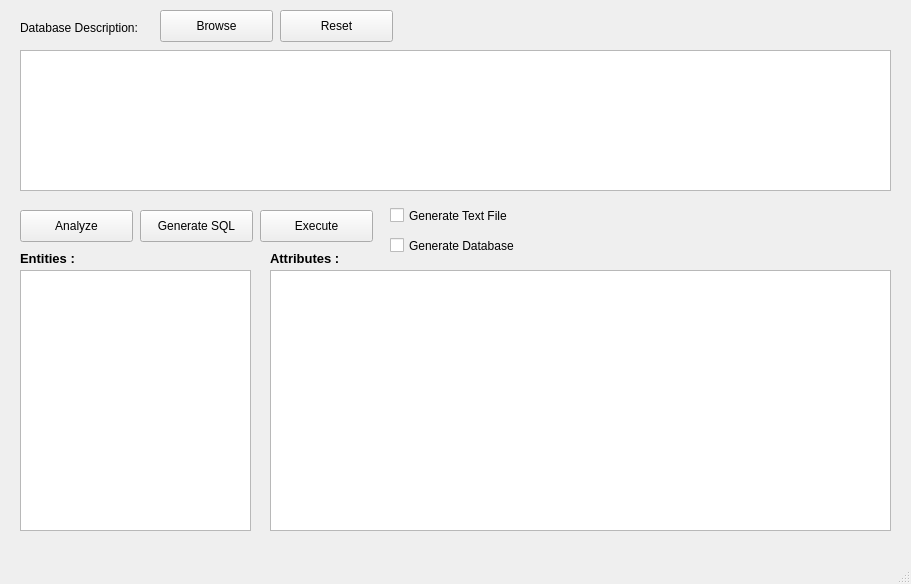
<?xml version="1.0" encoding="UTF-8"?>
<ui version="4.0">
 <class>MainWindow</class>
 <widget class="QMainWindow" name="MainWindow">
  <property name="geometry">
   <rect>
    <x>0</x>
    <y>0</y>
    <width>911</width>
    <height>584</height>
   </rect>
  </property>
  <property name="windowTitle">
   <string>Database Creator</string>
  </property>
  <widget class="QWidget" name="centralwidget">
   <widget class="QLabel" name="label">
    <property name="geometry">
     <rect>
      <x>20</x>
      <y>20</y>
      <width>141</width>
      <height>16</height>
     </rect>
    </property>
    <property name="text">
     <string>Database Description:</string>
    </property>
   </widget>
   <widget class="QPushButton" name="btn_browse">
    <property name="geometry">
     <rect>
      <x>160</x>
      <y>10</y>
      <width>113</width>
      <height>32</height>
     </rect>
    </property>
    <property name="text">
     <string>Browse</string>
    </property>
   </widget>
   <widget class="QTextEdit" name="description">
    <property name="geometry">
     <rect>
      <x>20</x>
      <y>50</y>
      <width>871</width>
      <height>141</height>
     </rect>
    </property>
    <property name="readOnly">
     <bool>true</bool>
    </property>
   </widget>
   <widget class="QLabel" name="label_3">
    <property name="geometry">
     <rect>
      <x>270</x>
      <y>250</y>
      <width>91</width>
      <height>16</height>
     </rect>
    </property>
    <property name="font">
     <font>
      <pointsize>10</pointsize>
      <weight>75</weight>
      <bold>true</bold>
     </font>
    </property>
    <property name="text">
     <string>Attributes :</string>
    </property>
   </widget>
   <widget class="QListWidget" name="entitylist">
    <property name="geometry">
     <rect>
      <x>20</x>
      <y>270</y>
      <width>231</width>
      <height>261</height>
     </rect>
    </property>
   </widget>
   <widget class="QLabel" name="label_2">
    <property name="geometry">
     <rect>
      <x>20</x>
      <y>250</y>
      <width>81</width>
      <height>16</height>
     </rect>
    </property>
    <property name="font">
     <font>
      <pointsize>10</pointsize>
      <weight>75</weight>
      <bold>true</bold>
     </font>
    </property>
    <property name="text">
     <string>Entities :</string>
    </property>
   </widget>
   <widget class="QTableWidget" name="attributetable">
    <property name="geometry">
     <rect>
      <x>270</x>
      <y>270</y>
      <width>621</width>
      <height>261</height>
     </rect>
    </property>
   </widget>
   <widget class="QPushButton" name="btn_analyze">
    <property name="geometry">
     <rect>
      <x>20</x>
      <y>210</y>
      <width>113</width>
      <height>32</height>
     </rect>
    </property>
    <property name="text">
     <string>Analyze</string>
    </property>
   </widget>
   <widget class="QPushButton" name="btn_generate">
    <property name="geometry">
     <rect>
      <x>140</x>
      <y>210</y>
      <width>113</width>
      <height>32</height>
     </rect>
    </property>
    <property name="text">
     <string>Generate SQL</string>
    </property>
   </widget>
   <widget class="QPushButton" name="btn_execute">
    <property name="enabled">
     <bool>true</bool>
    </property>
    <property name="geometry">
     <rect>
      <x>260</x>
      <y>210</y>
      <width>113</width>
      <height>32</height>
     </rect>
    </property>
    <property name="text">
     <string>Execute</string>
    </property>
   </widget>
   <widget class="QPushButton" name="btn_reset">
    <property name="geometry">
     <rect>
      <x>280</x>
      <y>10</y>
      <width>113</width>
      <height>32</height>
     </rect>
    </property>
    <property name="text">
     <string>Reset</string>
    </property>
   </widget>
   <widget class="QCheckBox" name="checkBox">
    <property name="geometry">
     <rect>
      <x>390</x>
      <y>200</y>
      <width>141</width>
      <height>31</height>
     </rect>
    </property>
    <property name="text">
     <string>Generate Text File</string>
    </property>
   </widget>
   <widget class="QCheckBox" name="checkBox_2">
    <property name="geometry">
     <rect>
      <x>390</x>
      <y>230</y>
      <width>141</width>
      <height>31</height>
     </rect>
    </property>
    <property name="text">
     <string>Generate Database</string>
    </property>
   </widget>
  </widget>
  <widget class="QMenuBar" name="menubar">
   <property name="geometry">
    <rect>
     <x>0</x>
     <y>0</y>
     <width>911</width>
     <height>21</height>
    </rect>
   </property>
  </widget>
  <widget class="QStatusBar" name="statusbar"/>
 </widget>
 <resources/>
 <connections/>
</ui>
